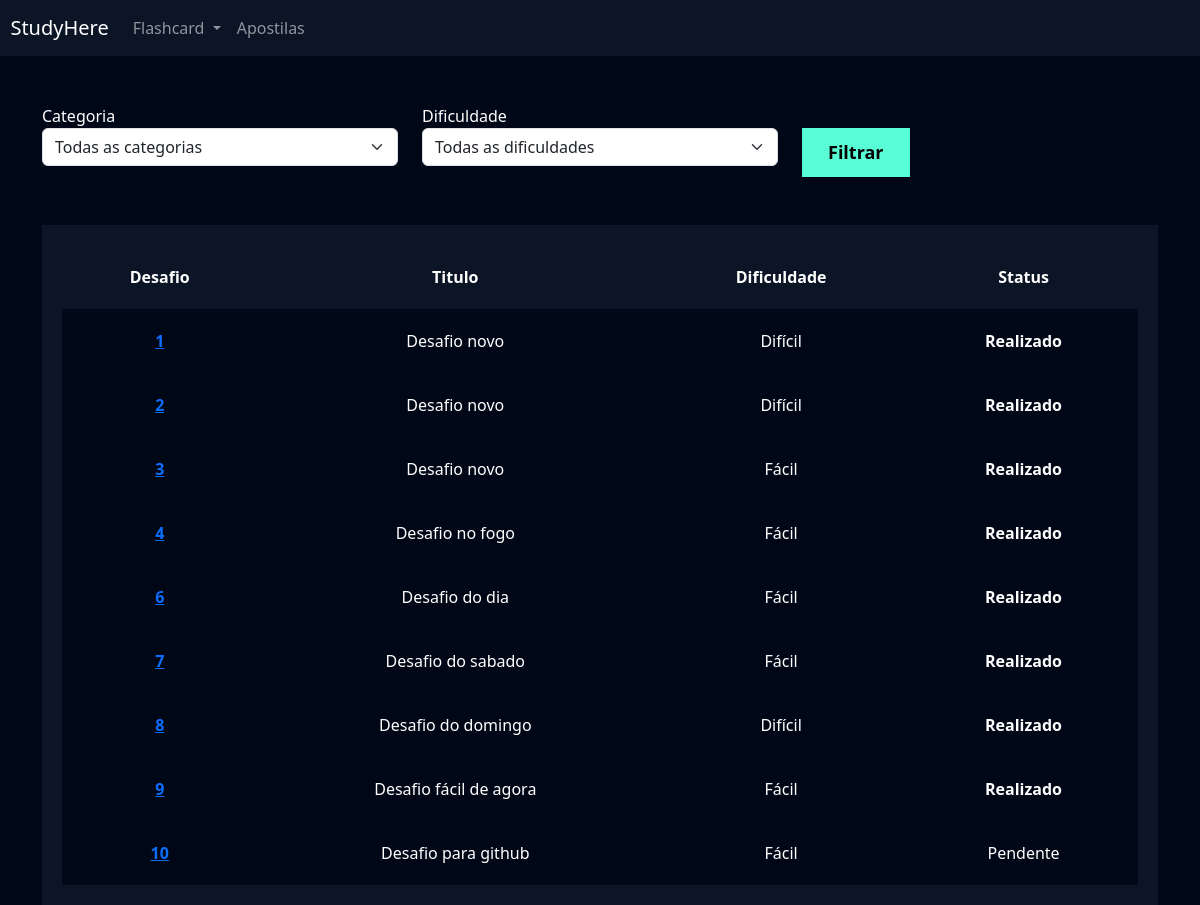
The app's page /flashcard/listar_desafio/ (signed in), older data.
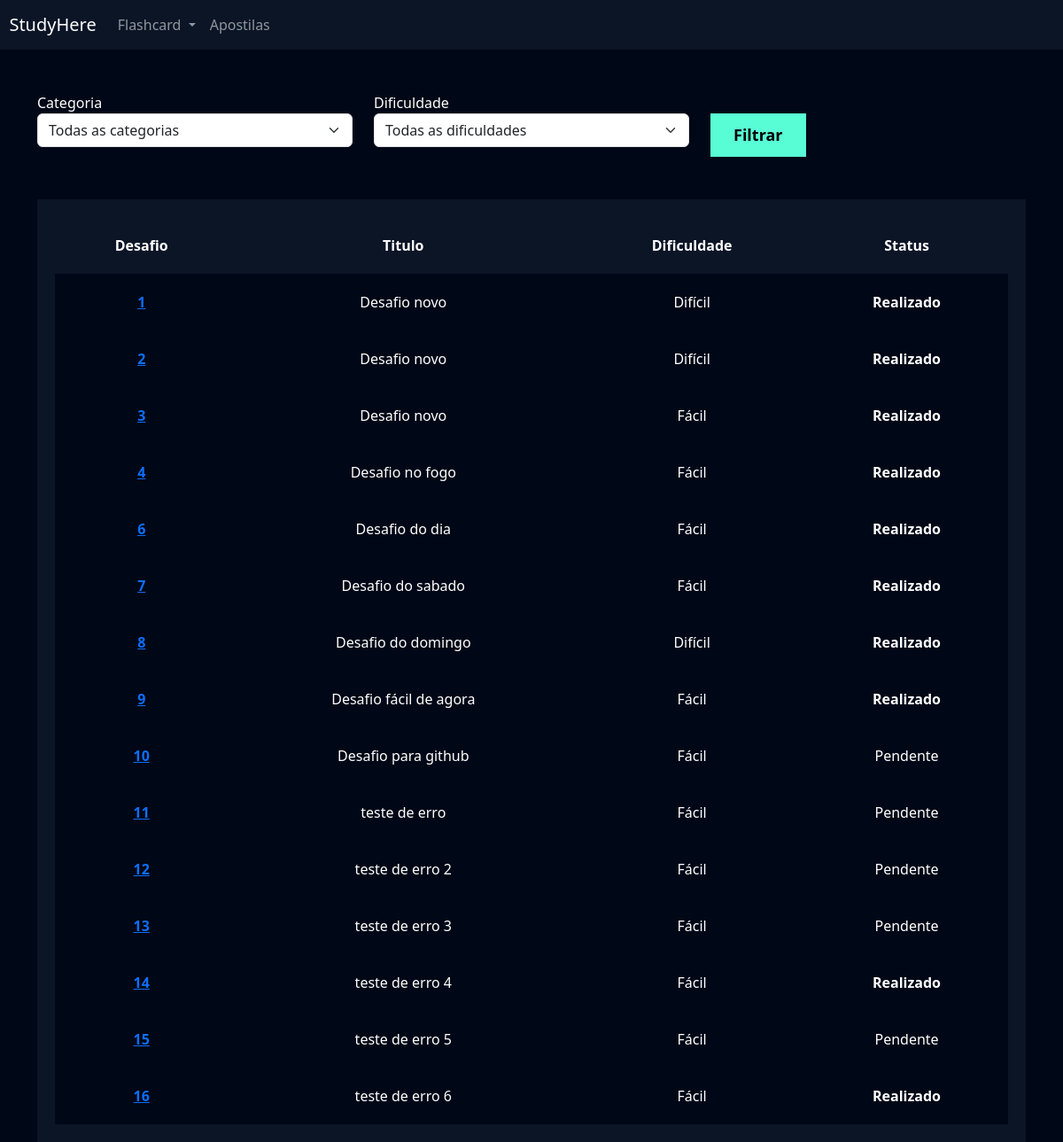
The same page, newer data.
### flashcard/models.py (models this page shows, shortened)
class Desafio(models.Model):
    STATUS_CHOICES = (('P', 'Pendente'), ('R', 'Realizado'))
    user = models.ForeignKey(User, on_delete=models.DO_NOTHING)
    titulo = models.CharField(max_length=100)
    categoria = models.ManyToManyField(Categoria)
    quantidade_perguntas = models.IntegerField()
    dificuldade = models.CharField(
        max_length=1, choices=Flashcard.DIFICULDADE_CHOICES
    )
    flashcards = models.ManyToManyField(FlashcardDesafio)
    status = models.CharField(max_length=1, choices=STATUS_CHOICES)

### flashcard/views.py (the view)
# urls.py: path('listar_desafio/', views.listar_desafio, name='listar_desafio'),
def listar_desafio(request):
    desafios = Desafio.objects.filter(user=request.user)
    categorias = Categoria.objects.all()
    dificuldades = Flashcard.DIFICULDADE_CHOICES
    categoria_filtrar = request.GET.get('categoria')
    dificuldade_filtrar = request.GET.get('dificuldade')
    if categoria_filtrar:
        categoria_filtrar = Categoria.objects.get(id=categoria_filtrar)
        for d in desafios.all():
            if categoria_filtrar not in list(d.categoria.all()):
                desafios = desafios.exclude(id=d.id)
    if dificuldade_filtrar:
        desafios = desafios.filter(dificuldade=dificuldade_filtrar)
    return render(request, 'listar_desafio.html', {'desafios': desafios, 'categorias':categorias, 'dificuldades':dificuldades})

### flashcard/models.py (called while the page is built)
    def __str__(self):
        return self.nome

### flashcard/templates/listar_desafio.html (shortened to what this page needs)
{% extends "base.html" %}
{% load static %}
{% block 'cabecalho' %}
    <link href="{% static 'usuarios/css/cadastro.css' %}" rel="stylesheet">
    <link href="{% static 'flashcard/css/novo_flashcard.css' %}" rel="stylesheet">
    <link href="{% static 'flashcard/css/iniciar_desafio.css' %}" rel="stylesheet">
    <link href="{% static 'flashcard/css/desafio.css' %}" rel="stylesheet">
    <link href='https://unpkg.com/boxicons@2.1.4/css/boxicons.min.css' rel='stylesheet'>
{% endblock 'cabecalho' %}
{% block 'conteudo' %}
    {% include "partials/header.html" %}
    <div class="container">
        <br>
        <br>
        <div class="row">
            <div class="col-md">
                <form action="{% url 'listar_desafio' %}" method="GET">
                <label for="">Categoria</label>
                <select name="categoria" class="form-select">
                    <option value="">Todas as categorias</option>
                </select>
            </div>
            <div class="col-md">
                <label for="">Dificuldade</label>
                <select name="dificuldade" class="form-select">
                    <option value="">Todas as dificuldades</option>
                </select>
            </div>
            <div class="col-md">
                <br>
                <input type="submit" value="Filtrar" class="btn-cadastro">
            </div>
        </div>
        <br>
        <br>
        <div class="box-listar">
            <table>
                <thead>
                  <tr>
                    <th scope="col">Desafio</th>
                    <th scope="col">Titulo</th>
                    <th scope="col">Dificuldade</th>
                    <th scope="col">Status</th>
                  </tr>
                </thead>
                <tbody>
                    {% for desafio in desafios %}
                        <tr class="linha">
                            <th><a href="{% url 'desafio' desafio.id %}">{{desafio.id}}</a></th>
                            <td>{{desafio.titulo}}</td>
                            <td>{{desafio.get_dificuldade_display}}</td>
                            {% if desafio.status == 'R' %}
                                <td><strong>{{desafio.get_status_display}}</strong></td>
                            {% else %}
                                <td>{{desafio.get_status_display}}</td>
                            {% endif %}
                        </tr>
                  {% endfor %}
                </tbody>
              </table>
        </div>
    </div>
{% endblock 'conteudo' %}

Row changes from the older to the newer data that the page shows:
added Desafio: id "11", titulo "teste de erro", dificuldade "Fácil", status "Pendente"
added Desafio: id "12", titulo "teste de erro 2", dificuldade "Fácil", status "Pendente"
added Desafio: id "13", titulo "teste de erro 3", dificuldade "Fácil", status "Pendente"
added Desafio: id "14", titulo "teste de erro 4", dificuldade "Fácil", status "Realizado"
added Desafio: id "15", titulo "teste de erro 5", dificuldade "Fácil", status "Pendente"
added Desafio: id "16", titulo "teste de erro 6", dificuldade "Fácil", status "Realizado"
